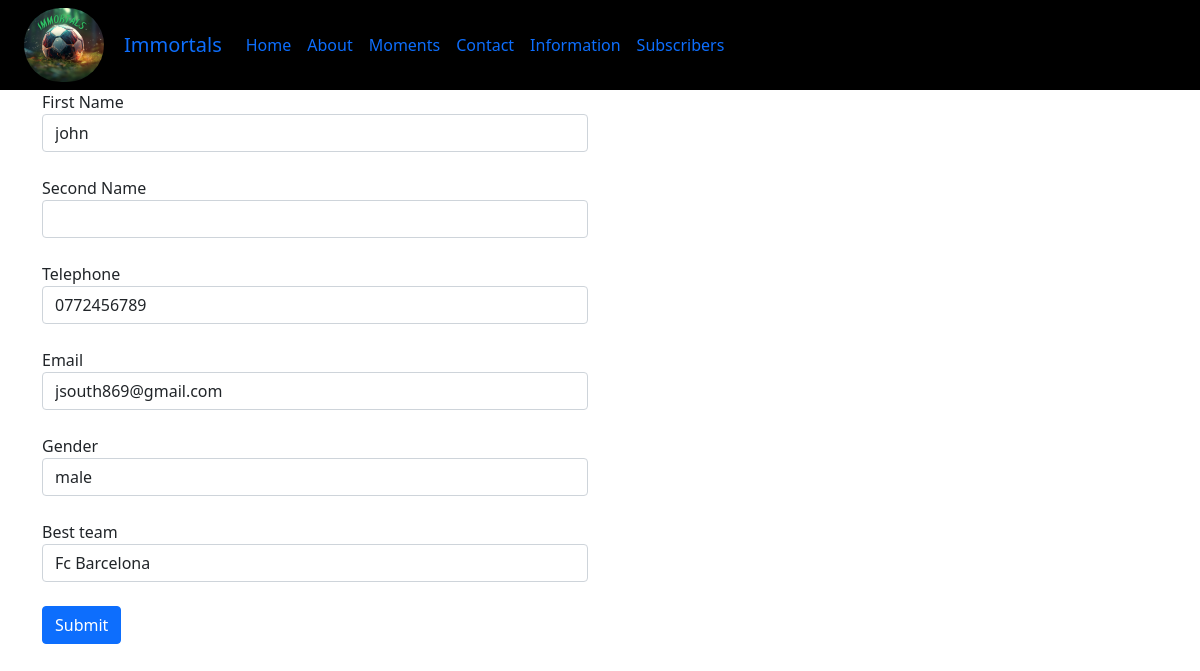
Page /updateform.php?id=1 on the committed database.
### tables this page shows
CREATE TABLE `subscriptions` (
  `ID` int(11) NOT NULL,
  `firstname` varchar(100) NOT NULL,
  `secondname` varchar(100) NOT NULL,
  `telephone` varchar(100) NOT NULL,
  `email` varchar(100) NOT NULL,
  `gender` varchar(100) NOT NULL,
  `bestteam` varchar(100) NOT NULL
);

### updateform.php (the view, shortened to what this page needs)
<!DOCTYPE html>
<html lang="en">
<head>
    <link rel="stylesheet" href=" css/bootstrap.min.css">
</head>
<body >
    <div class="row">
    </div>
    <div class="container">
        <div class="row">
            <div class="col-lg-6">
                <?php
                    if(isset($_GET['id'])){
                        $id=$_GET['id'];
                        require_once ("Php/connect.php");
                        $query= "SELECT*FROM subscriptions WHERE id = ?";
                        $stmt = mysqli_prepare($con , $query);
                        mysqli_stmt_bind_param($stmt, "i", $id);
                        mysqli_stmt_execute($stmt);
                        $result= mysqli_stmt_get_result($stmt);
                        $data = mysqli_fetch_assoc($result);
               if ($data){
                ?>
              <form action="processupdate.php" method="POST" >
                    <div class="form-group">
                        <label>First Name</label><br>
                        <input type="text" value="<?php echo $data['firstname']; ?>" name="firstName" class="form-control" >
                    </div>
                    <br>
                    <div class="form-group">
                        <label>Second Name</label><br>
                        <input type="number"  value="<?php echo $data['secondname']; ?>" name="secondName" class="form-control">
                    </div>
                    <br>
                    <div class="form-group">
                        <label>Telephone</label><br>
                        <input type="text" value="<?php echo $data['telephone']; ?>" name="telephone" class="form-control" >
                    </div>
                    <br>
                    <div class="form-group">
                        <label>Email</label><br>
                        <input type="text" value="<?php echo $data['email']; ?>" name="email" class="form-control">
                    </div><br>
                    <div class="form-group">
                        <label>Gender</label><br>
                        <input type="text"  value="<?php echo $data['gender']; ?>" name="gender" class="form-control" >
                    </div><br>
                    <div class="form-group">
                        <label>Best team</label><br>
                        <input type="text" value="<?php echo $data['bestteam']; ?>" name="bestteam" class="form-control">
                    </div><br>
                    <button type="submit" class="btn btn-primary">Submit</button>
                </form>
                 <?php
                    }
                     }
                 ?>
            </div>
            <div class="col-lg-6">
            </div>
        </div>
    </div>
</body>
</html>

### rows in the picture
subscriptions: firstName "john", telephone "0772456789", email "jsouth869@gmail.com", gender "male", bestteam "Fc Barcelona"
